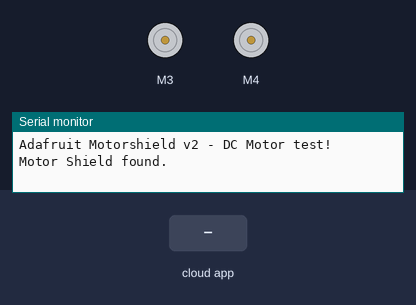
Recording of a sketch running on a simulated Arduino Uno, built with avr-gcc and run on an emulated ATmega328P. On the bench: 2 × DC motor (green arrow = forward, orange = backward, longer = faster), the last lines printed to the serial monitor. The test bench sets the inputs (shaded band). The ROS host is connected and sends only what is stated.

Above: at 1.2 s.
1.3 s: the phone or cloud app sets linear.x to 100
At 1.7 s:
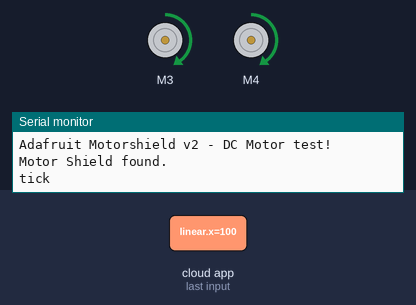
3.4 s: the phone or cloud app sets linear.x to -100
At 3.8 s:
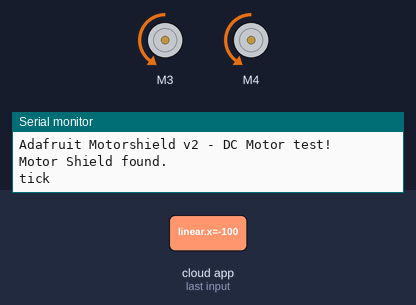
Timing chart, 0 to 6.4 s (numbered marks = the images above; inputs shaded):
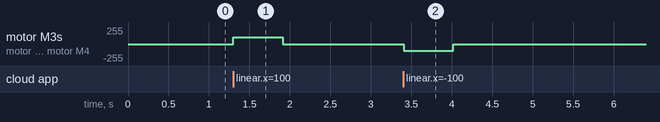

The sketch:

Robotics_project.ino
```cpp
/*
 * rosserial PubSub Example
 * Prints "hello world!" and toggles led and controls motors
 */

#include <ros.h>
#include <geometry_msgs/Twist.h>
#include <Adafruit_MotorShield.h>

float x,y,z;

ros::NodeHandle  nh;
Adafruit_MotorShield AFMS = Adafruit_MotorShield();
Adafruit_DCMotor *myMotor = AFMS.getMotor(3);
Adafruit_DCMotor *myOtherMotor = AFMS.getMotor(4);


void velCallback( const geometry_msgs::Twist& vel)
{

  uint8_t i;
  if(vel.linear.x > 0.1)
   {
    Serial.print("tick");
    myMotor->setSpeed(100);
    myOtherMotor->setSpeed(100);
    myMotor->run(FORWARD);
    myOtherMotor->run(FORWARD);
    delay(10);
  } else if(vel.linear.x < -0.1)
    {
      myMotor->setSpeed(100);
      myOtherMotor->setSpeed(100);
      myMotor->run(BACKWARD);
       myOtherMotor->run(BACKWARD);
     delay(10);
    } else if(vel.angular.z > 0.1)
      {
        Serial.print("tick");
        myMotor->setSpeed(100);
        myOtherMotor->setSpeed(0);
        myMotor->run(FORWARD);
        //myOtherMotor->run(FORWARD);
        delay(10);
      } else if(vel.angular.z < 0.0)
      {
        Serial.print("tick");
        myMotor->setSpeed(0);
        myOtherMotor->setSpeed(100);
        //myMotor->run(FORWARD);
        myOtherMotor->run(FORWARD);
        delay(10);
      } else if(vel.angular.z > 0.1 && vel.linear.x > 0.1)
      {
        Serial.print("tick");
        myMotor->setSpeed(150);
        myOtherMotor->setSpeed(70);
        myMotor->run(FORWARD);
        myOtherMotor->run(FORWARD);
        delay(10);
      } else if(vel.angular.z < 0.0 && vel.linear.x < 0.0)
      {
        Serial.print("tick");
        myMotor->setSpeed(70);
        myOtherMotor->setSpeed(150);
        myMotor->run(FORWARD);
        myOtherMotor->run(FORWARD);
        delay(10);
      } else if (vel.angular.z > 0.1 && vel.linear.x < 0.0)
      {
        Serial.print("tick");
        myMotor->setSpeed(70);
        myOtherMotor->setSpeed(150);
        myMotor->run(FORWARD);
        myOtherMotor->run(FORWARD);
        delay(10);
          } else if (vel.angular.z > 0.1 && vel.linear.x < 0.0)
          {
          Serial.print("tick");
          myMotor->setSpeed(150);
          myOtherMotor->setSpeed(70);
          myMotor->run(FORWARD);
          myOtherMotor->run(FORWARD);
          delay(10);
          } else
          {
            myMotor->run(RELEASE);
            myOtherMotor->run(RELEASE);
          }
  delay(600);
  myMotor->setSpeed(0);
  myOtherMotor->setSpeed(0);
}
ros::Subscriber<geometry_msgs::Twist> sub("cmd_vel", velCallback );


void setup()
{
  Serial.begin(9600);           // set up Serial library at 9600 bps
  Serial.println("Adafruit Motorshield v2 - DC Motor test!");

  if (!AFMS.begin())
  { // create with another default frequency of 1.6KHz
    // if (!AFMS.begin(1000)) {  // OR with a different frequency, say 1KHz
    Serial.println("Could not find Motor Shield. Check wiring.");
    while (1);
  }
  Serial.println("Motor Shield found.");

  nh.initNode();
  nh.subscribe(sub);
}

void loop()
{
  nh.spinOnce();
  delay(10);
}
```

Measured:
- after the input at 1.3 s, motor M3, motor M4: stopped → forward 100/255 at once, → stopped 0.61 s later
- after the input at 3.4 s, motor M3, motor M4: stopped → backward 100/255 at once, → stopped 0.61 s later
